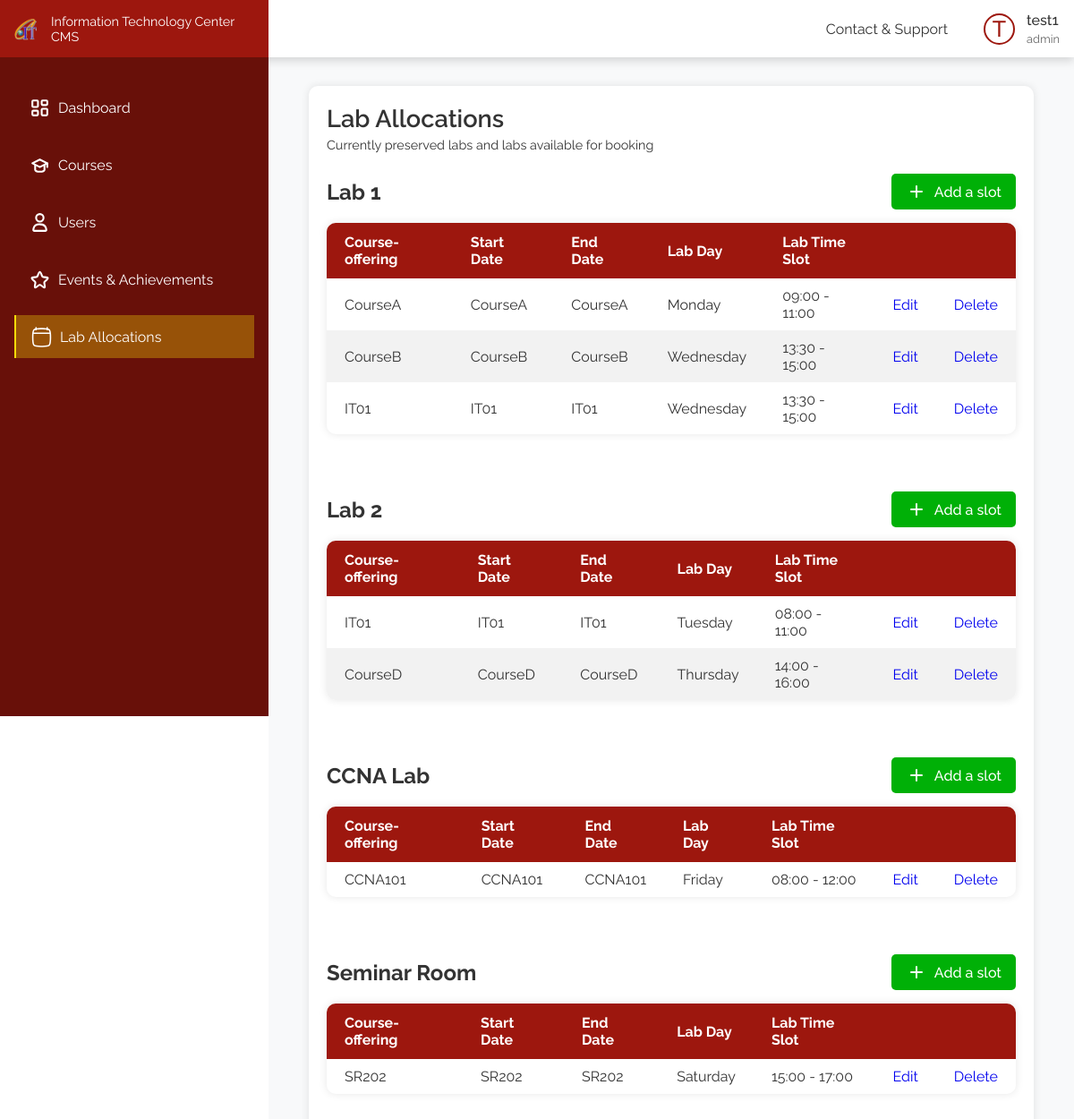
Screenshot of /pages/labslots.php (signed in) with the database file from the repository.
### tables this page shows
CREATE TABLE IF NOT EXISTS `user` (
  `u_id` int(10) UNSIGNED NOT NULL AUTO_INCREMENT,
  `user_name` varchar(50) NOT NULL,
  `email` varchar(100) NOT NULL,
  `password` varchar(255) NOT NULL,
  `contact` varchar(20) NOT NULL,
  `clearense` varchar(20) NOT NULL,
  PRIMARY KEY (`u_id`)
);

CREATE TABLE IF NOT EXISTS `labslot` (
  `slot_id` int(11) NOT NULL AUTO_INCREMENT,
  `lab` varchar(20) NOT NULL,
  `course` varchar(20) NOT NULL,
  `start` time NOT NULL,
  `end` time NOT NULL,
  `date` int(11) NOT NULL,
  `oneday` date DEFAULT NULL,
  `published` tinyint(4) DEFAULT NULL,
  PRIMARY KEY (`slot_id`)
);

### backend/functions/labslots.php (called while the page is built, shortened)
<?php
include_once $_SERVER['DOCUMENT_ROOT'] . "/config.php";
include_once $_SERVER['DOCUMENT_ROOT'] . "/helpers/datetime.php";
function getLabSlotsAll()
{
    global $conn;
    $stmt = $conn->prepare("SELECT * FROM labslot");
    $stmt->execute();
    $result = $stmt->get_result();
    $labSlots = array();
    while ($row = $result->fetch_assoc()) {
        $labType = $row['lab'];
        if (!isset($labSlots[$labType])) {
            $labSlots[$labType] = array();
        }
        $labSlots[$labType][] = $row;
    }
    return $labSlots;
}

### helpers/datetime.php (called while the page is built, shortened)
<?php
function getDatebyIndex(int $index): string
{
    $days = ['Monday', 'Tuesday', 'Wednesday', 'Thursday', 'Friday', 'Saturday', 'Sunday'];
    return $days[$index];
}

### pages/labslots.php (the view, shortened to what this page needs)
<?php include_once $_SERVER['DOCUMENT_ROOT'] . "/config.php" ?>
<?php include_once $_SERVER['DOCUMENT_ROOT'] . "/backend/functions/labslots.php" ?>
<?php include_once $_SERVER['DOCUMENT_ROOT'] . "/helpers/datetime.php" ?>
<!DOCTYPE html>
<html lang="en">
<head>
    <link rel="stylesheet" href="../css/labslots.css">
</head>
<?php
$labslots = getLabSlotsAll();
?>
<body>
    <div class="flex-box">
        <div class="left">
            <?php
            include_once(APP_ROOT . "/includes/sidebar.php");
            ?>
        </div>
        <div class="right">
            <?php
            include_once(APP_ROOT . "/includes/header.php");
            ?>
            <main class="labslots">
                <div class="container">
                    <h1>Lab Allocations</h1>
                    <p>Currently preserved labs and labs available for booking</p>
                    <div class="title">
                        <div class="title">
                            <h2>Lab 1</h2>
                            <a href="/pages/addnewlabslot.php?lab=lab1"><img src="../images/Add_round.svg" alt=""> Add a slot</a>
                        </div>
                    </div>
                    <table class="lab-table">
                        <thead>
                            <tr>
                                <th>Course-offering</th>
                                <th>Start Date</th>
                                <th>End Date</th>
                                <th>Lab Day</th>
                                <th>Lab Time Slot</th>
                                <th></th>
                                <th></th>
                            </tr>
                        </thead>
                        <tbody>
                            <?php if (isset($labslots['lab1'])) { ?>
                                <?php foreach ($labslots['lab1'] as $key => $slot) { ?>
                                    <tr>
                                        <td><?= $slot['course'] ?></td>
                                        <td><?= $slot['course'] ?></td>
                                        <td><?= $slot['course'] ?></td>
                                        <td><?= getDatebyIndex($slot['date']) ?></td>
                                        <td><?= substr($slot['start'], 0, 5) . ' - ' . substr($slot['end'], 0, 5) ?></td>
                                        <td><a href="/pages/addnewlabslot.php?id=<?= $slot['slot_id'] ?>&lab=lab1" role="button">Edit</a> </td>
                                        <td><a href="/backend/api/labslots/delete.php?delete_id=<?= $slot['slot_id'] ?>" role="button">Delete</a> </td>
                                    </tr>
                                <?php }; ?>
                            <?php } ?>
                        </tbody>
                    </table>
                    <div class="title">
                        <div class="title">
                            <h2>Lab 2</h2>
                            <a href="/pages/addnewlabslot.php?lab=lab2"><img src="../images/Add_round.svg" alt=""> Add a slot</a>
                        </div>
                    </div>
                    <table class="lab-table">
                        <thead>
                            <tr>
                                <th>Course-offering</th>
                                <th>Start Date</th>
                                <th>End Date</th>
                                <th>Lab Day</th>
                                <th>Lab Time Slot</th>
                                <th></th>
                                <th></th>
                            </tr>
                        </thead>
                        <tbody>
                            <?php if (isset($labslots['lab2'])) { ?>
                                <?php foreach ($labslots['lab2'] as $key => $slot) { ?>
                                    <tr>
                                        <td><?= $slot['course'] ?></td>
                                        <td><?= $slot['course'] ?></td>
                                        <td><?= $slot['course'] ?></td>
                                        <td><?= getDatebyIndex($slot['date']) ?></td>
                                        <td><?= substr($slot['start'], 0, 5) . ' - ' . substr($slot['end'], 0, 5) ?></td>
                                        <td><a href="#">Edit</a> </td>
                                        <td><a href="/backend/api/labslots/delete.php?delete_id=<?= $slot['slot_id'] ?>" role="button">Delete</a> </td>
                                    </tr>
                                <?php }; ?>
                            <?php } ?>
                        </tbody>
                    </table>
                    <div class="title">
                        <div class="title">
                            <h2>CCNA Lab</h2>
                            <a href="/pages/addnewlabslot.php?lab=ccna"><img src="../images/Add_round.svg" alt=""> Add a slot</a>
                        </div>
                    </div>
                    <table class="lab-table">
                        <thead>
                            <tr>
                                <th>Course-offering</th>
                                <th>Start Date</th>
                                <th>End Date</th>
                                <th>Lab Day</th>
                                <th>Lab Time Slot</th>
                                <th></th>
                                <th></th>
                            </tr>
                        </thead>
                        <tbody>
                            <?php if (isset($labslots['ccna'])) { ?>
                                <?php foreach ($labslots['ccna'] as $key => $slot) { ?>
                                    <tr>
                                        <td><?= $slot['course'] ?></td>
                                        <td><?= $slot['course'] ?></td>
                                        <td><?= $slot['course'] ?></td>
                                        <td><?= getDatebyIndex($slot['date']) ?></td>
                                        <td><?= substr($slot['start'], 0, 5) . ' - ' . substr($slot['end'], 0, 5) ?></td>
                                        <td><a href="#">Edit</a> </td>
                                        <td><a href="/backend/api/labslots/delete.php?delete_id=<?= $slot['slot_id'] ?>" role="button">Delete</a> </td>
                                    </tr>
                                <?php }; ?>
                            <?php } ?>
                        </tbody>
                    </table>
                    <div class="title">
                        <div class="title">
                            <h2>Seminar Room</h2>
                            <a href="/pages/addnewlabslot.php?lab=sr"><img src="../images/Add_round.svg" alt=""> Add a slot</a>
                        </div>
                    </div>
                    <table class="lab-table">
                        <thead>
                            <tr>
                                <th>Course-offering</th>
                                <th>Start Date</th>
                                <th>End Date</th>
                                <th>Lab Day</th>
                                <th>Lab Time Slot</th>
                                <th></th>
                                <th></th>
                            </tr>
                        </thead>
                        <tbody>
                            <?php if (isset($labslots['sr'])) { ?>
                                <?php foreach ($labslots['sr'] as $key => $slot) { ?>
                                    <tr>
                                        <td><?= $slot['course'] ?></td>
                                        <td><?= $slot['course'] ?></td>
                                        <td><?= $slot['course'] ?></td>
                                        <td><?= getDatebyIndex($slot['date']) ?></td>
                                        <td><?= substr($slot['start'], 0, 5) . ' - ' . substr($slot['end'], 0, 5) ?></td>
                                        <td><a href="#">Edit</a> </td>
                                        <td><a href="/backend/api/labslots/delete.php?delete_id=<?= $slot['slot_id'] ?>" role="button">Delete</a> </td>
                                    </tr>
                                <?php }; ?>
                            <?php } ?>
                        </tbody>
                    </table>
                </div>
            </main>
        </div>
    </div>
</body>
</html>

### includes/header.php (shortened to what this page needs)
<?php
include APP_ROOT . "/includes/header_core.php";
if (isset($_SESSION['user_id'])) {
  $user_id = $_SESSION['user_id'];
  $sql = "SELECT user_name, clearense FROM user WHERE u_id = ?";
  $stmt = $conn->prepare($sql);
  $stmt->bind_param("i", $user_id);
  $stmt->execute();
  $result = $stmt->get_result();
  if ($row = $result->fetch_assoc()) {
    $username = $row['user_name'];
    $role = $row['clearense'];
  }
}
?>
<!DOCTYPE html>
<html lang="en">
<head>
  <link rel="stylesheet" href="/css/header.css">
</head>
<body>
  <header>
    <div class="menu">
      <ul>
        <li><a href="/pages/contactNsupport.php">Contact & Support</a></li>
      </ul>
    </div>
    <div class="profile">
      <div class="img"><?php echo isset($username) ? strtoupper(substr($username, 0, 1)) : 'G'; ?></div>
      <h5><?php echo isset($username) ? $username : 'Guest'; ?></h5>
      <p><?php echo isset($role) ? $role : 'Guest'; ?></p>
    </div>
  </header>
</body>
</html>

### css/labslots.css (style rules this page uses)
.labslots { background-color: #f8f9fa; color: #333; min-height: calc(100vh - 4rem); padding: 2rem 0; }
.labslots .container { background-color: #fff; border-radius: 10px; box-shadow: 0 0 10px rgba(0, 0, 0, 0.1); padding: 20px; overflow: hidden; }
.labslots h1 { margin-bottom: 5px; font-weight: 600; font-size: 1.7rem; }
.labslots p { font-size: 0.9rem; margin-bottom: 1.5rem; }
.labslots .lab-table { width: 100%; border-collapse: collapse; border-spacing: 0; margin-top: 15px; margin-bottom: 4rem; background-color: #fff; border-radius: 10px; box-shadow: 0 0 10px rgba(0, 0, 0, 0.1); overflow: hidden; }
.labslots .lab-table th { background-color: var(--color-1); color: #fff; font-weight: bold; text-align: left; padding: 12px 20px; }
.labslots .lab-table tr:nth-child(even) { background-color: #f2f2f2; }
.labslots .lab-table td { padding: 10px 20px; }

### css/styles.css (style rules this page uses)
* { margin: 0; padding: 0; box-sizing: border-box; font-family: "Raleway", sans-serif; }
:root { --color-1: #9d170e; --color-2: #f9db08; --color-3: #305fa6; --color-4: #00b007; --color-5: #790483; --color-text-1: #333; --color-text-2: #666; --color-shade-1: #681009; }
.container { width: clamp(300px, 90%, 1440px); margin: auto; }
a { text-decoration: none; }
.flex-box { display: flex; }
.left { width: 300px; }
.right { width: calc(100% - 300px); padding-top: 4rem; }
.title { display: flex; align-items: center; justify-content: space-between; width: 100%; }
.title a { display: flex; align-items: center; gap: 0.5rem; padding: 0.5rem 1rem; background-color: var(--color-4); color: white; font-weight: 500; border-radius: 5px; }
.title a img { filter: invert() brightness(2); }

### css/header.css (style rules this page uses)
header { color: var(--color-text-1); box-shadow: 0 4px 10px rgba(0, 0, 0, 0.146); position: fixed; left: 0; top: 0; z-index: 10; background-color: white; display: flex; align-items: center; height: 4rem; gap: 0.5rem; width: 100%; padding: 0 1rem; }
.menu { display: flex; align-items: center; margin-left: auto; }
.menu ul { list-style: none; display: flex; gap: 1.2rem; }
.menu ul li { cursor: pointer; position: relative; font-weight: 400; font-size: 1rem; }
.menu ul li a { color: var(--color-text-1); }
.menu ul li:before { content: ""; position: absolute; bottom: -4px; left: 0; width: 0; height: 2px; background-color: transparent; transition: width 0.3s ease-in-out, background-color 0.3s ease-in-out; }
.profile { margin-left: 2rem; display: grid; grid-template-columns: 40px auto; gap: 0.25rem 0.5rem; align-items: center; cursor: pointer; }
.profile h5 { font-weight: 500; font-size: 1rem; }
.profile p { grid-column: 2; font-size: 0.8rem; color: var(--color-text-2); }
.profile .img { display: flex; font-size: 25px; align-items: center; justify-content: center; font-weight: 500; height: 35px; width: 35px; border-radius: 50%; grid-row: 1/3; border: 2px solid var(--color-1); color: var(--color-1); }

### rows the page displays
user: user_name "T", user_name "test1", clearense "admin"
labslot: course "CourseA", date "Monday", start "09:00", end "11:00"
labslot: course "CourseB", date "Wednesday", start "13:30", end "15:00"
labslot: course "IT01", date "Wednesday", start "13:30", end "15:00"
labslot: course "IT01", date "Tuesday", start "08:00", end "11:00"
labslot: course "CourseD", date "Thursday", start "14:00", end "16:00"
labslot: course "CCNA101", date "Friday", start "08:00", end "12:00"
labslot: course "SR202", date "Saturday", start "15:00", end "17:00"
